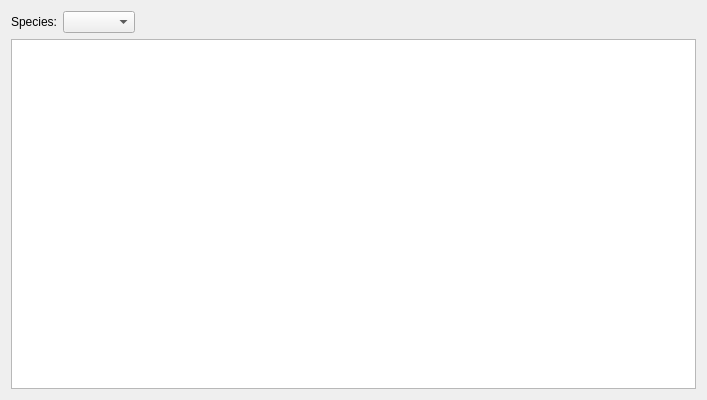
<?xml version="1.0" encoding="UTF-8"?>
<ui version="4.0">
 <class>EncounterDatabaseDialog</class>
 <widget class="QDialog" name="EncounterDatabaseDialog">
  <property name="geometry">
   <rect>
    <x>0</x>
    <y>0</y>
    <width>707</width>
    <height>400</height>
   </rect>
  </property>
  <property name="windowTitle">
   <string>Encounter Database</string>
  </property>
  <layout class="QVBoxLayout" name="verticalLayout">
   <item>
    <layout class="QHBoxLayout" name="horizontalLayout">
     <item>
      <widget class="QLabel" name="labelSpecies">
       <property name="text">
        <string>Species:</string>
       </property>
      </widget>
     </item>
     <item>
      <widget class="QComboBox" name="comboBoxSpecies"/>
     </item>
     <item>
      <spacer name="spacer">
       <property name="orientation">
        <enum>Qt::Horizontal</enum>
       </property>
       <property name="sizeHint" stdset="0">
        <size>
         <width>40</width>
         <height>20</height>
        </size>
       </property>
      </spacer>
     </item>
    </layout>
   </item>
   <item>
    <widget class="QTableView" name="tableEncounters"/>
   </item>
  </layout>
 </widget>
 <layoutdefault spacing="6" margin="11"/>
 <resources/>
 <connections/>
</ui>
